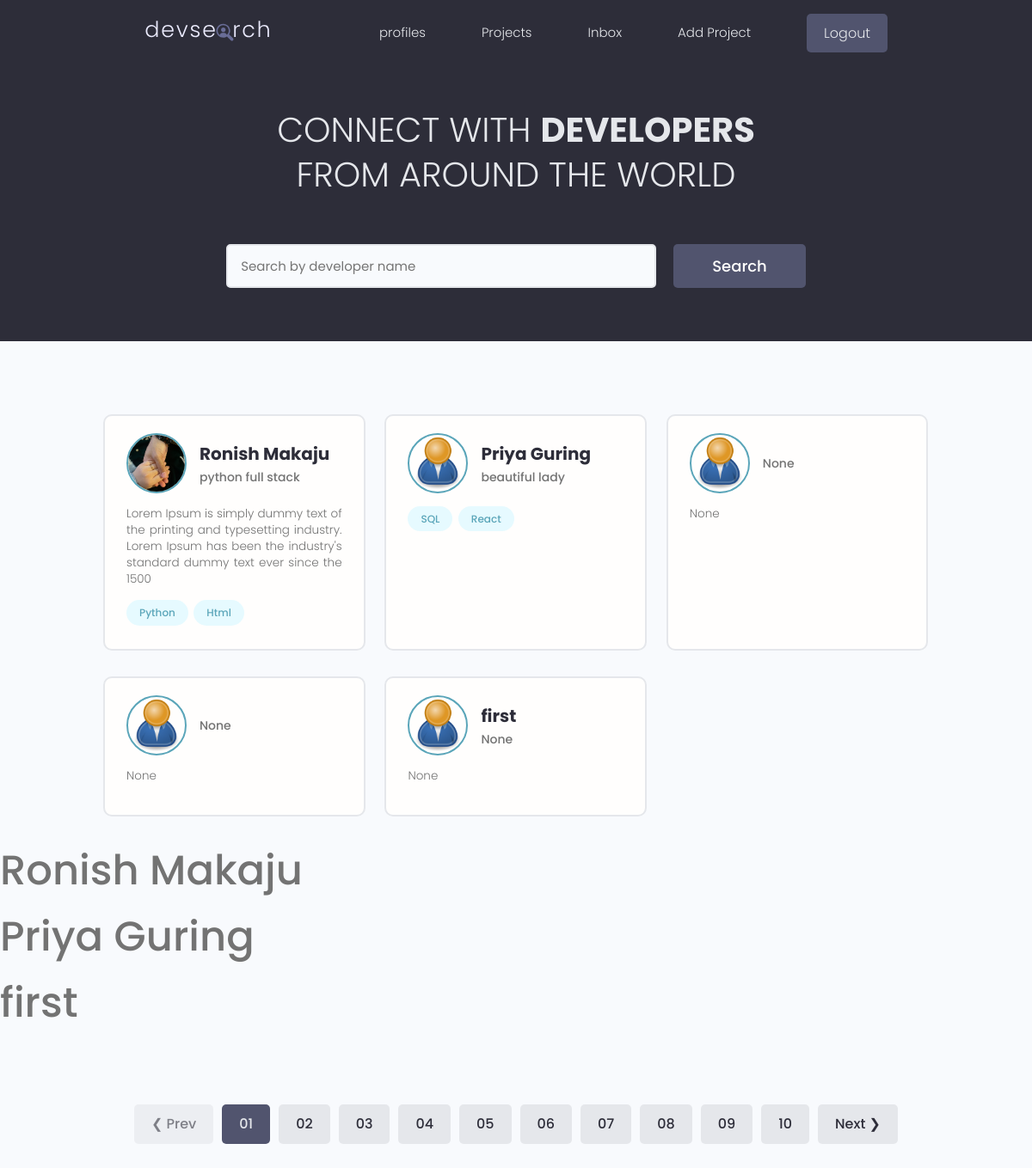
Screenshot of / (signed in) with the database file from the repository.
### users/models.py (models this page shows, shortened)
class Profile(models.Model):
    user = models.OneToOneField(User, on_delete=models.CASCADE, null=True, blank=True)
    name = models.CharField(max_length=200, blank=True, null=True)
    username = models.CharField(max_length=200, blank=True, null=True)
    location = models.CharField(max_length=200, blank=True, null=True)
    email = models.EmailField(max_length=500, blank=True, null=True)
    short_intro = models.CharField(max_length=200, blank=True, null=True)
    bio = models.TextField(blank=True, null=True)
    profile_image = models.ImageField(
        null=True,
        blank=True,
        upload_to="profiles/",
        default="profiles/user-default.png",
    )
    Social_github = models.CharField(max_length=200, blank=True, null=True)
    Social_twitter = models.CharField(max_length=200, blank=True, null=True)
    Social_linkedin = models.CharField(max_length=200, blank=True, null=True)
    Social_youtube = models.CharField(max_length=200, blank=True, null=True)
    Social_website = models.CharField(max_length=200, blank=True, null=True)
    id = models.UUIDField(
        default=uuid.uuid4, unique=True, primary_key=True, editable=False
    )
    created = models.DateTimeField(auto_now_add=True)

class Skill(models.Model):
    id = models.UUIDField(
        default=uuid.uuid4, unique=True, primary_key=True, editable=False
    )
    owner = models.ForeignKey(Profile, on_delete=models.CASCADE, null=True, blank=True)
    name = models.CharField(max_length=200, blank=True, null=True)
    description = models.TextField(blank=True, null=True)
    created = models.DateTimeField(auto_now_add=True)
    def __str__(self):
        return str(self.name)

### users/views.py (the view)
# urls.py: path("", views.profiles, name="profiles"),
def profiles(request):
    profiles = Profile.objects.all()
    Skills = Skill.objects.all()
    context = {"profiles": profiles, "skills": Skills}
    return render(request, "users/profiles.html", context)

### users/templates/users/profiles.html (shortened to what this page needs)
{%extends 'main.html'%}
{%block content%}
<main class="home">
    <section class="hero-section text-center">
        <div class="container container--narrow">
            <div class="hero-section__box">
                <h2>CONNECT WITH <span>DEVELOPERS</span></h2>
                <h2>FROM AROUND THE WORLD</h2>
            </div>
            <div class="hero-section__search">
                <form class="form" action="#" method="get">
                    <div class="form__field">
                        <input class="input input--text" id="formInput#search" type="text" name="text"
                            placeholder="Search by developer name" />
                    </div>
                    <input class="btn btn--sub btn--lg" type="submit" value="Search" />
                </form>
            </div>
        </div>
    </section>
    <section class="devlist">
        <div class="container">
            <div class="grid grid--three">
                {%for profile in profiles%}
                <div class="column card">
                    <div class="dev">
                        <a href="{%url 'user-profile' profile.id%}" class="card__body">
                            <div class="dev__profile">
                                <img class="avatar avatar--md" src="{{profile.profile_image.url}}" alt="image" />
                                <div class="dev__meta">
                                    <h3>{{profile.name}}</h3>
                                    <h5>{{profile.short_intro|slice:"60"}}</h5>
                                </div>
                            </div>
                            <p class="dev__info">
                                {{profile.bio|slice:"150"}}
                            </p>
                            <div class="dev__skills">
                                {%for skill in profile.skill_set.all %}
                                <span class="tag tag--pill tag--main">
                                    <small>{{skill}}</small>
                                </span>
                                {%endfor %}
                            </div>
                        </a>
                    </div>
                </div>
                {%endfor%}
            </div>
        </div>
    </section>
    {%for p in profiles%}
    <h1>{{p.name}}</h1>
    {%endfor%}
    <div class="pagination">
        <ul class="container">
            <li><a href="#" class="btn btn--disabled">&#10094; Prev</a></li>
            <li><a href="#" class="btn btn--sub">01</a></li>
            <li><a href="#" class="btn">02</a></li>
            <li><a href="#" class="btn">03</a></li>
            <li><a href="#" class="btn">04</a></li>
            <li><a href="#" class="btn">05</a></li>
            <li><a href="#" class="btn">06</a></li>
            <li><a href="#" class="btn">07</a></li>
            <li><a href="#" class="btn">08</a></li>
            <li><a href="#" class="btn">09</a></li>
            <li><a href="#" class="btn">10</a></li>
            <li><a href="#" class="btn">Next &#10095;</a></li>
        </ul>
    </div>
</main>
{%endblock content%}

### static/styles/app.css (style rules this page uses)
:root { --color-sub: #2d2d39; }
.btn--sub { background-color: var(--color-sub-light); }
.card { border: 2px solid var(--color-light); }
img { width: 100%; }
.hero-section { height: 40vh; display: flex; align-items: center; background-color: var(--color-sub); }
.hero-section__box { margin-bottom: 4rem; }
.hero-section__box > h2, .hero-section__box > h2 > span { font-size: 4rem; color: var(--color-light); line-height: 1.3; text-transform: uppercase; }
.hero-section__box > h2 { font-weight: 300; }
.hero-section__box > h2 > span { font-weight: 700; }
.hero-section__search > .form { display: flex; align-items: center; justify-content: center; gap: 2rem; }
.hero-section__search > .form input.input--text { width: 50rem; }
.devlist { margin-top: 8rem; }
.devlist .grid { align-items: stretch; }
.devlist .dev .dev__profile { display: flex; align-items: center; gap: 1.5rem; }
.devlist .dev .dev__meta h3 { color: var(--color-sub); font-size: 2rem; font-weight: 700; }
.devlist .dev .dev__meta h5 { color: var(--color-text); font-size: 1.4rem; font-weight: 500; }
.devlist .dev .dev__info { margin: 1.5rem 0; font-size: 1.35rem; line-height: 1.4; text-align: justify; }
.pagination { margin-top: 8rem; margin-bottom: 10rem; }
.pagination > ul { flex-wrap: wrap; list-style: none; display: flex; align-items: center; justify-content: center; gap: 1rem; }
.pagination .btn { color: var(--color-sub); }
.pagination .btn.btn--sub { color: var(--color-light); }

### static/uikit/styles/modules/_variables.css (style rules this page uses)
:root { --color-main: #5aa5b9; --color-main-light: #e6faff; --color-sub: #3f4156; --color-sub-light: #51546e; --color-sub-lighter: #ededfd; --color-text: #737373; --color-gray: #8b8b8b; --color-light: #e5e7eb; --color-light-gray: #767676; --color-bg: #f8fafd; --color-white: #fffefd; --color-white-light: #f3f3f3; --color-success: #359e64; --color-success-bg: #def8e8; --color-error: #fc4b0b; --color-error-bg: #fff2ee; --font-base: 'Poppins', arial, helvetica, 'Segoe UI', roboto, ubuntu, sans-serif; --font-monospace: 'Fira Code', 'Courier New', courier, monospace; --font-regular: 300; --font-medium: 500; --font-bold: 700; --generic-shadow: 1px 1px 5px #00000010; --generic-transition: all 0.3s ease-in-out; }

### static/uikit/styles/modules/_base.css (style rules this page uses)
* { margin: 0; padding: 0; box-sizing: border-box; text-rendering: optimizeLegibility; color: inherit; font-size: inherit; }
html { font-size: 50%; }
@media only screen and (min-width: 480px) { html { font-size: 56.25%; } }
@media only screen and (min-width: 1200px) { html { font-size: 62.5%; } }
body { line-height: 1.6; font-weight: 400; font-size: 1.5rem; color: var(--color-text); background-color: var(--color-bg); min-height: 100vh; }

### static/uikit/styles/modules/_typography.css (style rules this page uses)
* { font-family: var(--font-base); }
h1 { font-size: 4.8rem; font-weight: var(--font-medium); }
h2 { font-size: 3.6rem; font-weight: var(--font-bold); }
h3 { font-size: 3.2rem; font-weight: var(--font-medium); }
h5 { font-size: 2.4rem; font-weight: var(--font-medium); }
h5, h6 { font-weight: var(--font-regular); }
p, span, strong { font-size: 1.6rem; color: var(--color-text); font-weight: var(--font-regular); }
a { padding-bottom: 2px; text-decoration: none; display: inline-block; color: var(--color-main); font-weight: var(--font-medium); }

### static/uikit/styles/modules/_utilities.css (style rules this page uses)
.container { width: 92%; max-width: 165rem; margin: 0 auto; box-sizing: border-box; }
.container--narrow { width: 92%; max-width: 120rem; }
@media screen and (min-width: 1000px) { .container { width: 90%; } }
@media screen and (min-width: 1000px) { .container--narrow { width: 85%; } }
@media screen and (min-width: 1200px) { .container { width: 80%; } }
@media screen and (min-width: 1200px) { .container--narrow { width: 72%; } }
.text-center { text-align: center; }

### static/uikit/styles/modules/_avatar.css (style rules this page uses)
.avatar { border-radius: 50%; border: 2px solid var(--color-main); object-fit: cover; }
.avatar--md { height: 7rem; width: 7rem; }

### static/uikit/styles/modules/_card.css (style rules this page uses)
.card { border-radius: 1rem; background-color: var(--color-white); border: 1.5px solid var(--color-light); width: auto; height: auto; margin-top: 0.5rem; margin-bottom: 0.5rem; overflow: hidden; }
.card__body, .card__header { padding: 2rem 2.5rem; }

### static/uikit/styles/modules/_form.css (style rules this page uses)
.form { display: block; }
.form__field { margin-top: 1.5rem; margin-bottom: 1.5rem; }
input.input[type='text'], input.input[type='email'], input.input[type='password'], input.input[type='number'], textarea.input { min-width: 24rem; width: 100%; padding: 1.2rem 1.5rem; border-radius: 0.5rem; border: 2px solid var(--color-light); transition: all 0.3s ease-in-out; background-color: var(--color-bg); }

### rows the page displays
Profile: profile_image (picture), name "Ronish Makaju", short_intro "python full stack", bio "Lorem Ipsum is simply dummy text of the printing and typesetting industry. Lorem Ipsum has been the industry's standard dummy text ever since the 1500"
Skill: name "Python"
Skill: name "Html"
Profile: profile_image (placeholder picture), name "Priya Guring", short_intro "beautiful lady"
Skill: name "SQL"
Skill: name "React"
Profile: profile_image (placeholder picture), short_intro "None", bio "None"
Profile: profile_image (placeholder picture), short_intro "None", bio "None"
Profile: profile_image (placeholder picture), name "first", short_intro "None", bio "None"
